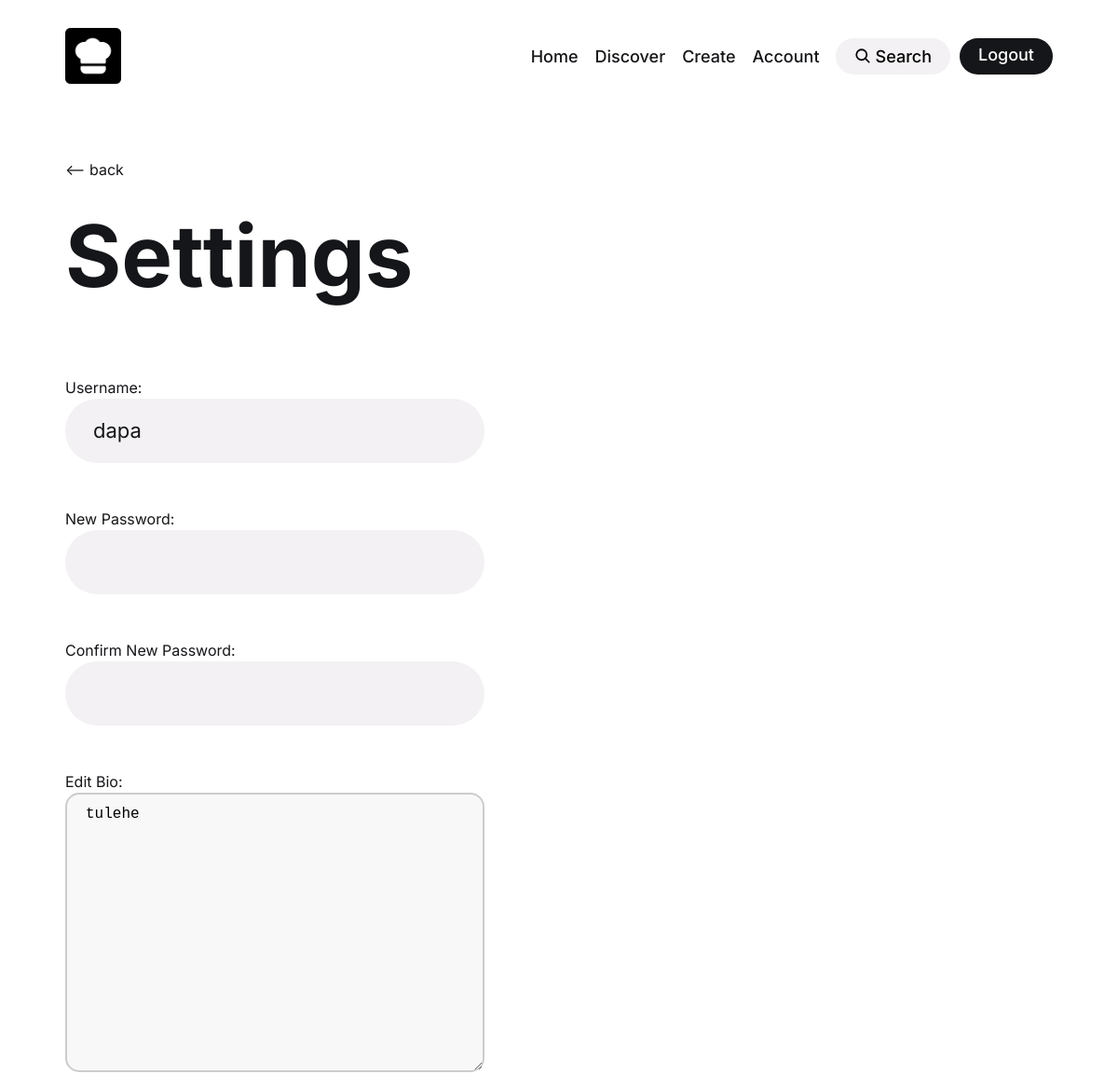
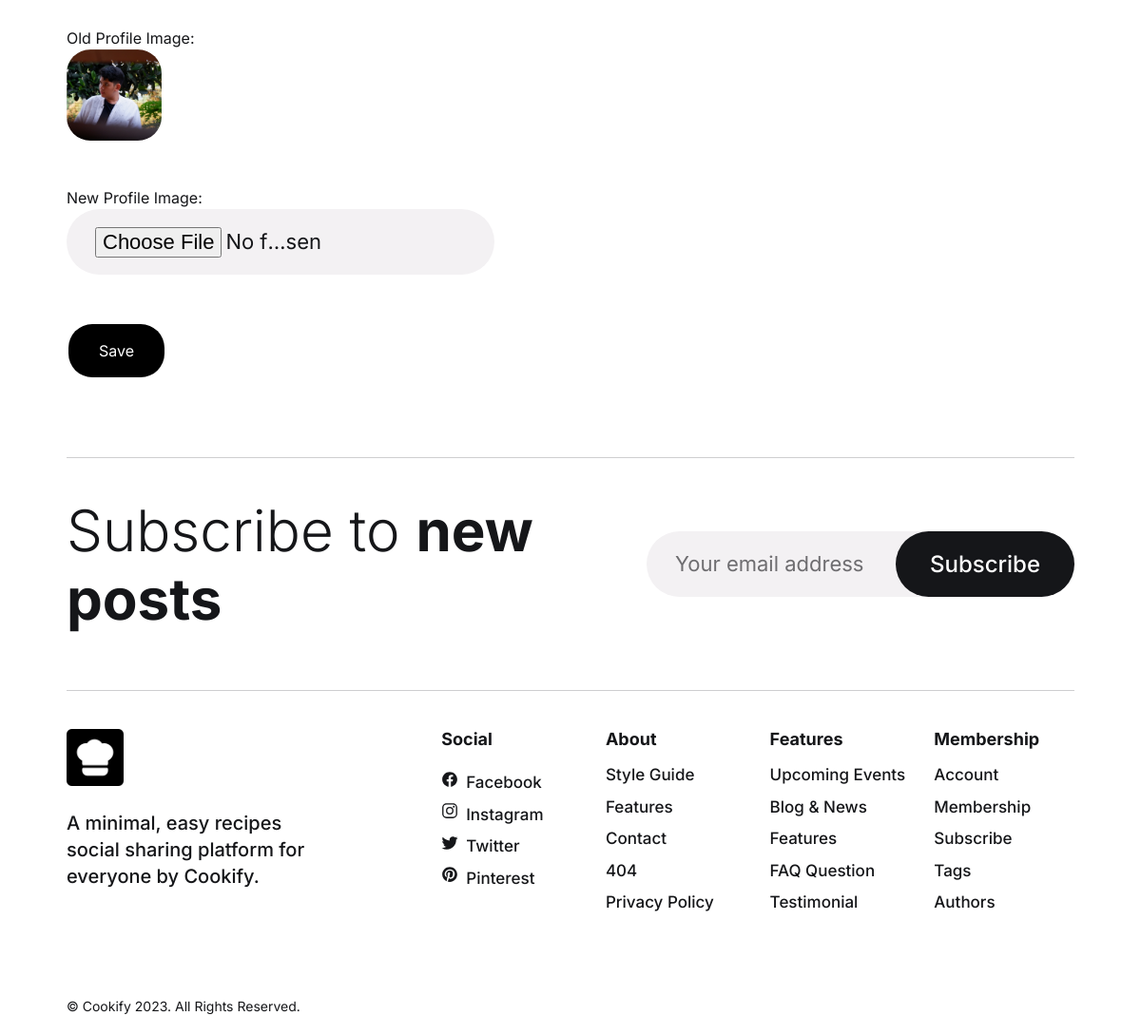
The app's page /settings.php (signed in) with its own data (2 pictures, top to bottom).
### tables this page shows
CREATE TABLE `users` (
  `id` int NOT NULL,
  `username` varchar(255) NOT NULL,
  `password` varchar(255) NOT NULL,
  `profile_image` varchar(255) NOT NULL,
  `bio` varchar(500) DEFAULT 'No bio yet.'
);

### settings.php (the view, shortened to what this page needs)
<!DOCTYPE html>
<html lang="en">
<head>
  <link rel="stylesheet" href="./assets/css/style.css">
  <link rel="stylesheet" href="./assets/css/account.css">
</head>
<body>
<?php include_once 'header.php'; ?>
<?php
require_once 'db.php';
$user_id = $_SESSION["id"];
$sql = "SELECT * FROM users WHERE id = $user_id";
$result = $conn->query($sql);
if ($result->num_rows == 1) {
    $row = $result->fetch_assoc();
?>
  <main>
    <article>
      <section class="section hero" aria-label="home">
        <div class="container">
        <div class="tombol">
          <a  href="account.php"><-- back</a>
        </div>
          <h1 class="h1 hero-title">
            <strong class="strong">Settings </strong>
          </h1>
    <br>
          <div class="wrapper">
          <form action="login/update_settings.php" method="post" enctype="multipart/form-data" class="newsletter-form">
        <label for="username">Username:</label>
        <input type="text" value="<?php echo $row['username']; ?>" name="new_username" class="email-field" autocomplete="off"><br><br>
        <label for="password">New Password:</label>
        <input type="password" name="new_password" class="email-field"><br><br>
        <label for="confirm_password">Confirm New Password:</label>
        <input type="password" name="confirm_new_password" class="email-field"><br><br>
        <label for="recipe">Edit Bio:</label>
        <textarea name="bio" rows="30" class="textarea-create"><?php echo $row['bio']; ?></textarea><br><br>
        <label for="profile_image">Old Profile Image:</label>
        <img src="login/<?php echo $row['profile_image']; ?>" width="100" alt="" style="border-radius: 25px;"><br><br>
        <label for="profile_image">New Profile Image:</label>
        <input type="file" name="new_profile_image" accept="image/*" class="email-field"><br><br>
              <button type="submit" class="buttons buttonsave">Save</button>
            </form>
          </div>
        </div>
      </section>
<?php
} else {
  echo "User not found or you don't have permission to view settings.";
  exit();
}
?>
      <?php include_once 'newsletter.php'; ?>
    </article>
  </main>
<?php require_once 'footer.php'; ?>
</body>
</html>

### assets/css/style.css (style rules this page uses)
:root { --eerie-black_80: hsla(225, 9%, 9%, 0.8); --eerie-black_60: hsla(225, 9%, 9%, 0.6); --eerie-black: hsl(225, 9%, 9%); --light-gray-1: hsl(0, 0%, 80%); --light-gray-2: hsl(240, 2%, 81%); --gainsboro: hsl(240, 9%, 91%); --cultured: hsl(300, 8%, 95%); --blue-ryb: hsl(232, 100%, 60%); --white_20: hsla(0, 0%, 100%, 0.2); --white: hsl(0, 0%, 100%); --ff-inter: 'Inter', sans-serif; --fs-1: 3.6rem; --fs-2: 3.2rem; --fs-3: 2.4rem; --fs-4: 2.2rem; --fs-5: 2rem; --fs-6: 1.8rem; --fs-7: 1.5rem; --fs-8: 1.4rem; --fs-9: 1.3rem; --fw-700: 700; --fw-500: 500; --fw-300: 300; --section-padding: 50px; --radius-16: 16px; --radius-pill: 200px; --radius-circle: 50%; --transition-1: 0.25s ease; --transition-2: 0.5s ease; }
*, *::before, *::after { margin: 0; padding: 0; box-sizing: border-box; }
a, img, span, input, button, ion-icon { display: block; }
a { color: inherit; text-decoration: none; }
img { height: auto; }
input, button { background: none; border: none; font: inherit; }
input { width: 100%; outline: none; }
button { cursor: pointer; }
html { font-family: var(--ff-inter); font-size: 10px; scroll-behavior: smooth; }
body { background-color: var(--white); color: var(--eerie-black); font-size: 1.6rem; line-height: 1.5; }
.section { margin-inline: 15px; }
.section:not(.header, .footer-bottom) { padding-block-end: var(--section-padding); border-block-end: 1px solid var(--light-gray-2); }
.h1, .h2, .h3, .h4, .h5 { line-height: 1.2; }
.h1, .h2 { font-weight: var(--fw-300); }
.h1 { font-size: var(--fs-1); }
.newsletter-form { position: relative; max-width: 400px; }
.newsletter-form .email-field { background-color: var(--cultured); color: inherit; padding: 14px 20px; padding-inline-end: 140px; border-radius: var(--radius-pill); }
.newsletter-form .email-field::placeholder { color: var(--eerie-black_60); }
.hero { padding-block-start: 10px; }
.hero-title { margin-block-end: 25px; }
@media (min-width: 575px) { :root { --fs-1: 6rem; --fs-2: 4.8rem; } }
@media (min-width: 575px) { .section { margin-inline: 30px; } }
@media (min-width: 575px) { .newsletter-form, .btn { --fs-6: 2.2rem; } }
@media (min-width: 575px) { .newsletter-form .email-field { font-size: var(--fs-6); padding-inline-end: 170px; } }
@media (min-width: 768px) { :root { --fs-1: 7.2rem; --fs-2: 5.5rem; --radius-16: 26px; } }
@media (min-width: 768px) { .section { margin-inline: 50px; } }
@media (min-width: 992px) { :root { --fs-1: 8.8rem; --section-padding: 60px; } }
@media (min-width: 992px) { .section { margin-inline: 60px; } }
@media (min-width: 992px) { .newsletter-form { max-width: 450px; } }
@media (min-width: 992px) { .newsletter-form .email-field { padding-block: 18px; padding-inline-start: 30px; } }
@media (min-width: 992px) { .hero { padding-block-start: 25px; } }
@media (min-width: 992px) { .hero-title { margin-block-end: 30px; } }
@media (min-width: 992px) { .hero .wrapper { display: flex; align-items: center; gap: 15px; } }
@media (min-width: 1200px) { :root { --fs-1: 9.2rem; --fs-2: 6rem; --fs-3: 2.6rem; --fs-4: 2.4rem; } }
@media (min-width: 1200px) { .section { margin-inline: 70px; } }
@media (min-width: 1200px) { .section.hero { padding-block: 50px 80px; } }
@media (min-width: 1200px) { .hero-title { margin-block-end: 50px; } }
.buttons { background-color: black; border: none; color: white; padding: 16px 32px; text-align: center; text-decoration: none; display: inline-block; font-size: 16px; margin: 4px 2px; transition-duration: 0.4s; cursor: pointer; border-radius: 25px; }
.buttonsave { background-color: black; color: white; }
.textarea-create { width: 100%; height: 300px; padding: 12px 20px; box-sizing: border-box; border: 2px solid #ccc; border-radius: 4px; background-color: #f8f8f8; font-size: 16px; border-radius: 15px; }
.tombol { border-radius: 40px; weight: 30px; height: 50px; }

### records on screen
users: new_username "dapa", bio "tulehe", profile_image (picture)
